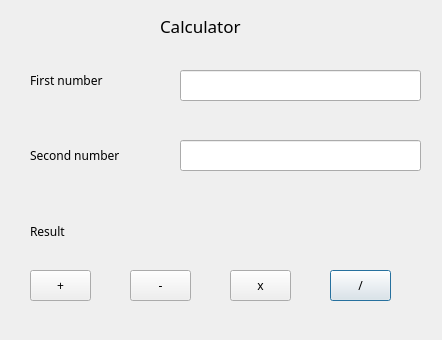
<?xml version="1.0" encoding="UTF-8"?>
<ui version="4.0">
 <class>Dialog</class>
 <widget class="QDialog" name="Dialog">
  <property name="geometry">
   <rect>
    <x>0</x>
    <y>0</y>
    <width>442</width>
    <height>340</height>
   </rect>
  </property>
  <property name="font">
   <font>
    <family>Monaco</family>
   </font>
  </property>
  <property name="windowTitle">
   <string>Dialog</string>
  </property>
  <widget class="QLabel" name="labelFirstN">
   <property name="geometry">
    <rect>
     <x>30</x>
     <y>70</y>
     <width>141</width>
     <height>20</height>
    </rect>
   </property>
   <property name="text">
    <string>First number</string>
   </property>
  </widget>
  <widget class="QLabel" name="labelSecondN">
   <property name="geometry">
    <rect>
     <x>30</x>
     <y>140</y>
     <width>131</width>
     <height>31</height>
    </rect>
   </property>
   <property name="text">
    <string>Second number</string>
   </property>
  </widget>
  <widget class="QLabel" name="labelResult">
   <property name="geometry">
    <rect>
     <x>130</x>
     <y>210</y>
     <width>301</width>
     <height>31</height>
    </rect>
   </property>
   <property name="text">
    <string/>
   </property>
  </widget>
  <widget class="QLineEdit" name="lineEditFirstN">
   <property name="geometry">
    <rect>
     <x>180</x>
     <y>70</y>
     <width>241</width>
     <height>31</height>
    </rect>
   </property>
  </widget>
  <widget class="QLineEdit" name="lineEditSecondN">
   <property name="geometry">
    <rect>
     <x>180</x>
     <y>140</y>
     <width>241</width>
     <height>31</height>
    </rect>
   </property>
  </widget>
  <widget class="QPushButton" name="pushButtonDivid">
   <property name="geometry">
    <rect>
     <x>330</x>
     <y>270</y>
     <width>61</width>
     <height>31</height>
    </rect>
   </property>
   <property name="text">
    <string>/</string>
   </property>
  </widget>
  <widget class="QPushButton" name="pushButtonMultiply">
   <property name="geometry">
    <rect>
     <x>230</x>
     <y>270</y>
     <width>61</width>
     <height>31</height>
    </rect>
   </property>
   <property name="text">
    <string>x</string>
   </property>
  </widget>
  <widget class="QPushButton" name="pushButtonSubtract">
   <property name="geometry">
    <rect>
     <x>130</x>
     <y>270</y>
     <width>61</width>
     <height>31</height>
    </rect>
   </property>
   <property name="text">
    <string>-</string>
   </property>
  </widget>
  <widget class="QPushButton" name="pushButtonPlus">
   <property name="geometry">
    <rect>
     <x>30</x>
     <y>270</y>
     <width>61</width>
     <height>31</height>
    </rect>
   </property>
   <property name="text">
    <string>+</string>
   </property>
  </widget>
  <widget class="QLabel" name="labelTitle">
   <property name="geometry">
    <rect>
     <x>160</x>
     <y>10</y>
     <width>121</width>
     <height>31</height>
    </rect>
   </property>
   <property name="font">
    <font>
     <pointsize>13</pointsize>
    </font>
   </property>
   <property name="text">
    <string>Calculator</string>
   </property>
  </widget>
  <widget class="QLabel" name="label">
   <property name="geometry">
    <rect>
     <x>30</x>
     <y>216</y>
     <width>67</width>
     <height>31</height>
    </rect>
   </property>
   <property name="text">
    <string>Result</string>
   </property>
  </widget>
 </widget>
 <resources/>
 <connections/>
</ui>
